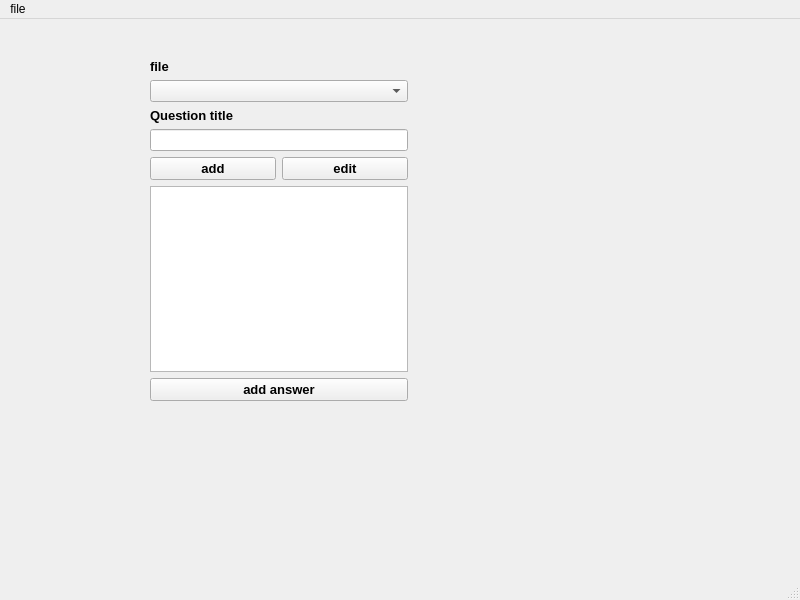
<?xml version="1.0" encoding="UTF-8"?>
<ui version="4.0">
 <class>MainWindow</class>
 <widget class="QMainWindow" name="MainWindow">
  <property name="geometry">
   <rect>
    <x>0</x>
    <y>0</y>
    <width>800</width>
    <height>600</height>
   </rect>
  </property>
  <property name="windowTitle">
   <string>MainWindow</string>
  </property>
  <widget class="QWidget" name="centralwidget">
   <widget class="QWidget" name="layoutWidget">
    <property name="geometry">
     <rect>
      <x>150</x>
      <y>40</y>
      <width>258</width>
      <height>342</height>
     </rect>
    </property>
    <layout class="QGridLayout" name="gridLayout">
     <item row="1" column="0" colspan="2">
      <widget class="QComboBox" name="comboBox"/>
     </item>
     <item row="3" column="0" colspan="2">
      <widget class="QLineEdit" name="lineEdit"/>
     </item>
     <item row="4" column="0">
      <widget class="QPushButton" name="pushButton_add">
       <property name="font">
        <font>
         <pointsize>10</pointsize>
         <weight>75</weight>
         <bold>true</bold>
        </font>
       </property>
       <property name="text">
        <string>add</string>
       </property>
      </widget>
     </item>
     <item row="4" column="1">
      <widget class="QPushButton" name="pushButton_edit">
       <property name="font">
        <font>
         <pointsize>10</pointsize>
         <weight>75</weight>
         <bold>true</bold>
        </font>
       </property>
       <property name="text">
        <string>edit</string>
       </property>
      </widget>
     </item>
     <item row="5" column="0" colspan="2">
      <widget class="QListWidget" name="listWidget"/>
     </item>
     <item row="6" column="0" colspan="2">
      <widget class="QPushButton" name="pushButton_addanswer">
       <property name="font">
        <font>
         <pointsize>10</pointsize>
         <weight>75</weight>
         <bold>true</bold>
        </font>
       </property>
       <property name="text">
        <string>add answer</string>
       </property>
      </widget>
     </item>
     <item row="2" column="0" colspan="2">
      <widget class="QLabel" name="label_2">
       <property name="font">
        <font>
         <pointsize>10</pointsize>
         <weight>75</weight>
         <bold>true</bold>
        </font>
       </property>
       <property name="text">
        <string>Question title</string>
       </property>
      </widget>
     </item>
     <item row="0" column="0" colspan="2">
      <widget class="QLabel" name="label">
       <property name="font">
        <font>
         <pointsize>10</pointsize>
         <weight>75</weight>
         <bold>true</bold>
        </font>
       </property>
       <property name="text">
        <string>file</string>
       </property>
      </widget>
     </item>
    </layout>
   </widget>
  </widget>
  <widget class="QMenuBar" name="menubar">
   <property name="geometry">
    <rect>
     <x>0</x>
     <y>0</y>
     <width>800</width>
     <height>21</height>
    </rect>
   </property>
   <widget class="QMenu" name="menufile">
    <property name="title">
     <string>file</string>
    </property>
    <addaction name="actionsave"/>
    <addaction name="actionload"/>
    <addaction name="actionrefresh"/>
   </widget>
   <addaction name="menufile"/>
  </widget>
  <widget class="QStatusBar" name="statusbar"/>
  <action name="actionsave">
   <property name="text">
    <string>save</string>
   </property>
  </action>
  <action name="actionload">
   <property name="text">
    <string>load</string>
   </property>
  </action>
  <action name="actionrefresh">
   <property name="text">
    <string>refresh</string>
   </property>
  </action>
 </widget>
 <resources/>
 <connections/>
</ui>
